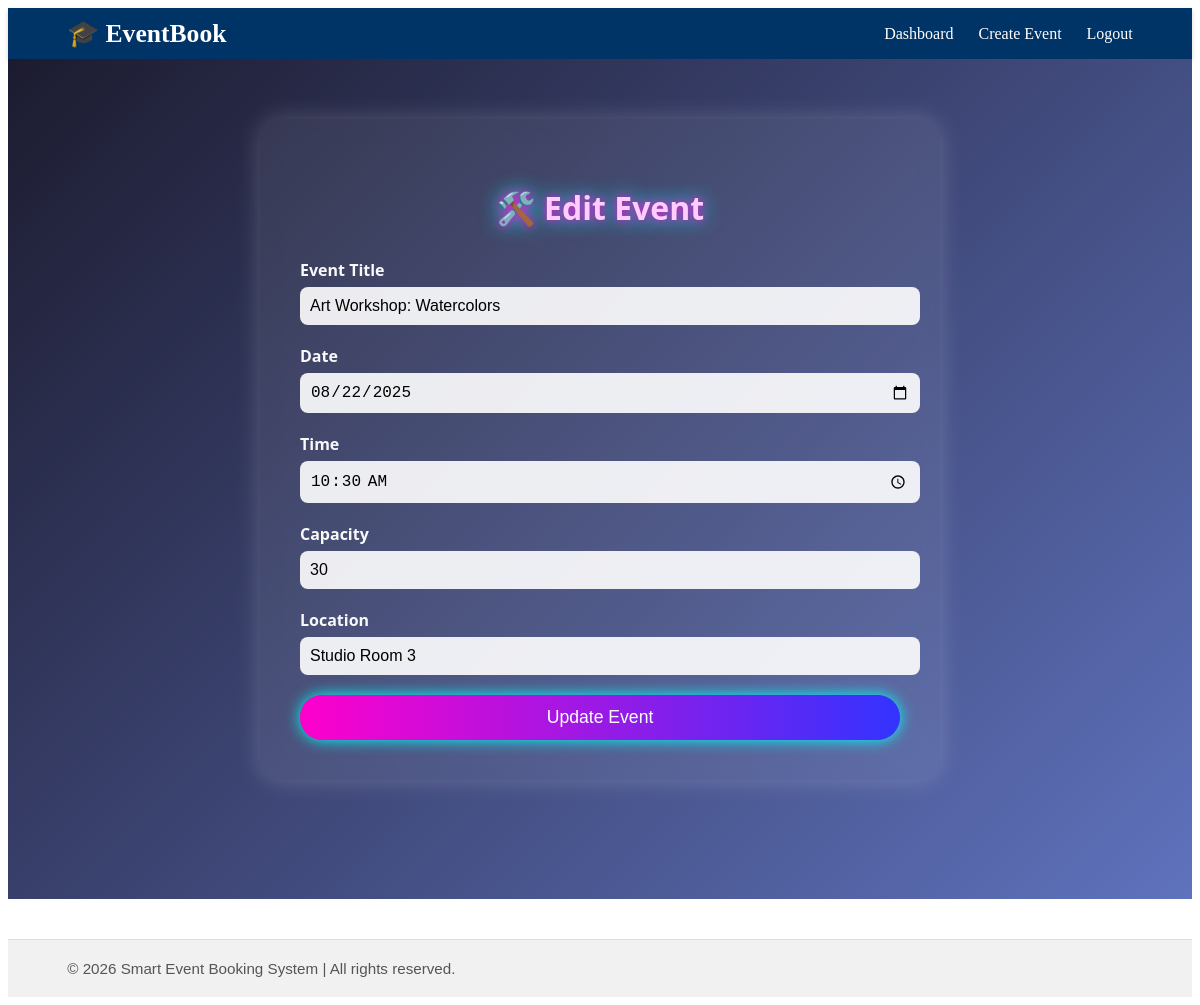
/edit-event.php?id=2 (signed in), run on the app's committed database.
### tables this page shows
CREATE TABLE `events` (
  `event_id` int(11) NOT NULL,
  `title` varchar(150) NOT NULL,
  `description` text DEFAULT NULL,
  `event_date` date NOT NULL,
  `event_time` time NOT NULL,
  `location` varchar(150) DEFAULT NULL,
  `capacity` int(11) NOT NULL,
  `created_by` int(11) DEFAULT NULL,
  `created_at` timestamp NOT NULL DEFAULT current_timestamp()
);

### edit-event.php (the view, shortened to what this page needs)
<?php
include('includes/db.php');
$event_id = isset($_GET['id']) ? intval($_GET['id']) : 0;
$event = null;
if ($event_id > 0) {
    $stmt = $conn->prepare("SELECT * FROM events WHERE event_id = ? AND created_by = ?");
    $stmt->bind_param("ii", $event_id, $_SESSION['user_id']);
    $stmt->execute();
    $result = $stmt->get_result();
    $event = $result->fetch_assoc();
}
include('includes/header-private.php');
?>
<main class="cevt-main">
    <section class="cevt-container">
        <h2 class="cevt-title">🛠️ Edit Event</h2>
        <?php if ($event): ?>
        <form action="update-event.php" method="POST" class="cevt-form" onsubmit="return validateEventForm()">
            <div class="cevt-group">
                <label for="title">Event Title</label>
                <input type="text" id="title" name="title" value="<?php echo htmlspecialchars($event['title']); ?>" required>
            </div>
            <div class="cevt-group">
                <label for="event_date">Date</label>
                <input type="date" id="event_date" name="event_date" value="<?php echo $event['event_date']; ?>" required>
            </div>
            <div class="cevt-group">
                <label for="event_time">Time</label>
                <input type="time" id="event_time" name="event_time" value="<?php echo $event['event_time']; ?>" required>
            </div>
            <div class="cevt-group">
                <label for="capacity">Capacity</label>
                <input type="number" id="capacity" name="capacity" value="<?php echo $event['capacity']; ?>" required>
            </div>
            <div class="cevt-group">
                <label for="location">Location</label>
                <input type="text" id="location" name="location" value="<?php echo htmlspecialchars($event['location']); ?>" required>
            </div>
            <button type="submit" class="cevt-btn">Update Event</button>
        </form>
        <?php else: ?>
            <p class="cevt-error">Event not found or access denied.</p>
        <?php endif; ?>
    </section>
</main>
<?php include('includes/footer.php'); ?>

### css/style.css (style rules this page uses)
.cevt-main { background: linear-gradient(135deg, #1c1b2f, #5f72bd); color: #ffffff; padding: 60px 20px; min-height: 90vh; font-family: 'Segoe UI', sans-serif; }
.cevt-container { max-width: 600px; margin: auto; background: rgba(255, 255, 255, 0.08); padding: 40px; border-radius: 20px; box-shadow: 0 0 25px rgba(255, 255, 255, 0.2); backdrop-filter: blur(10px); }
.cevt-title { text-align: center; font-size: 2rem; color: #ffccff; margin-bottom: 30px; text-shadow: 0 0 10px #ff00cc, 0 0 20px #00ffff; }
.cevt-form { display: flex; flex-direction: column; }
.cevt-group { margin-bottom: 20px; }
.cevt-group label { display: block; margin-bottom: 6px; font-weight: bold; color: #f9f9f9; }
.cevt-group input { width: 100%; padding: 10px; border: none; border-radius: 8px; font-size: 1rem; background-color: rgba(255, 255, 255, 0.9); color: #000; }
.cevt-btn { background: linear-gradient(90deg, #ff00cc, #3333ff); color: #fff; padding: 12px 25px; font-size: 1.1rem; border: none; border-radius: 30px; cursor: pointer; box-shadow: 0 0 15px #00ffff; transition: transform 0.3s ease, box-shadow 0.3s ease; }

### data on the page
events: title "Art Workshop: Watercolors", event_date "08/22/2025", event_time "10:30:00", capacity "30", location "Studio Room 3"
